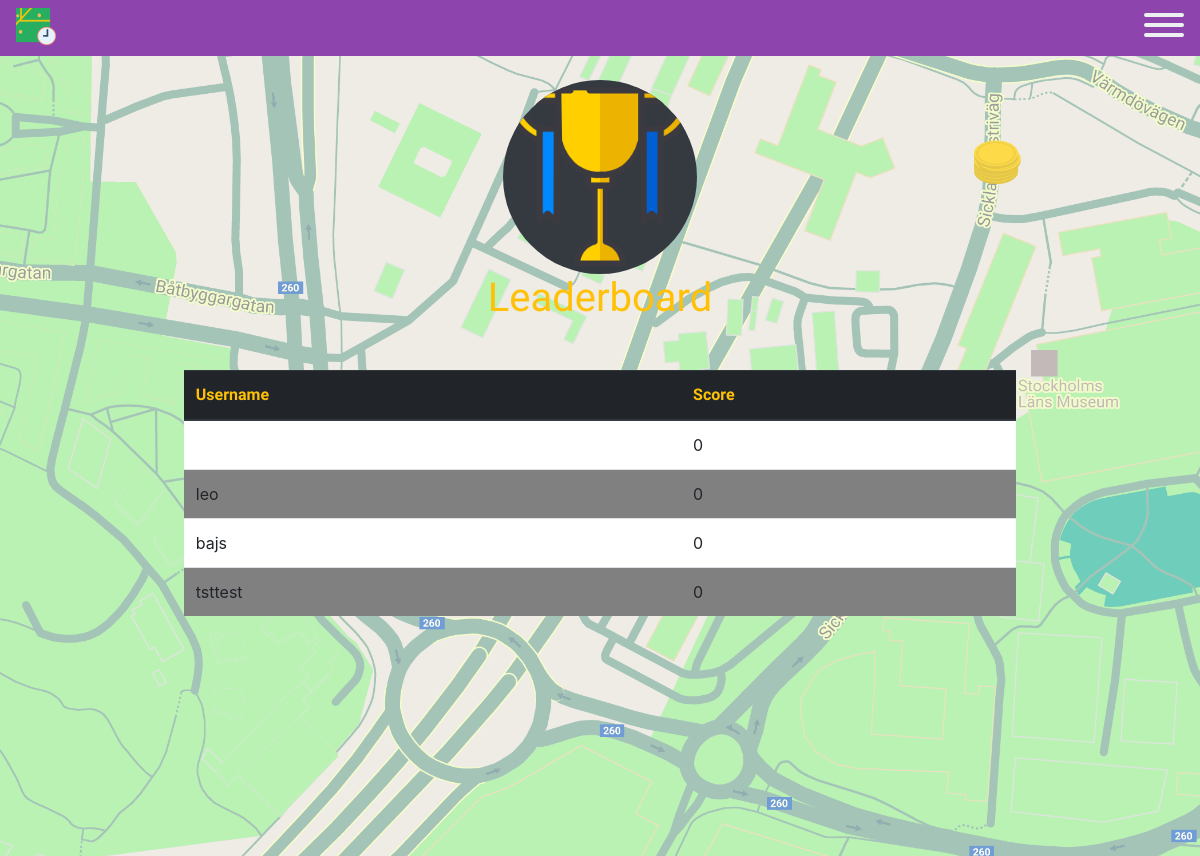
Page /LoggedIn/leaderboard.php on the earlier database version.
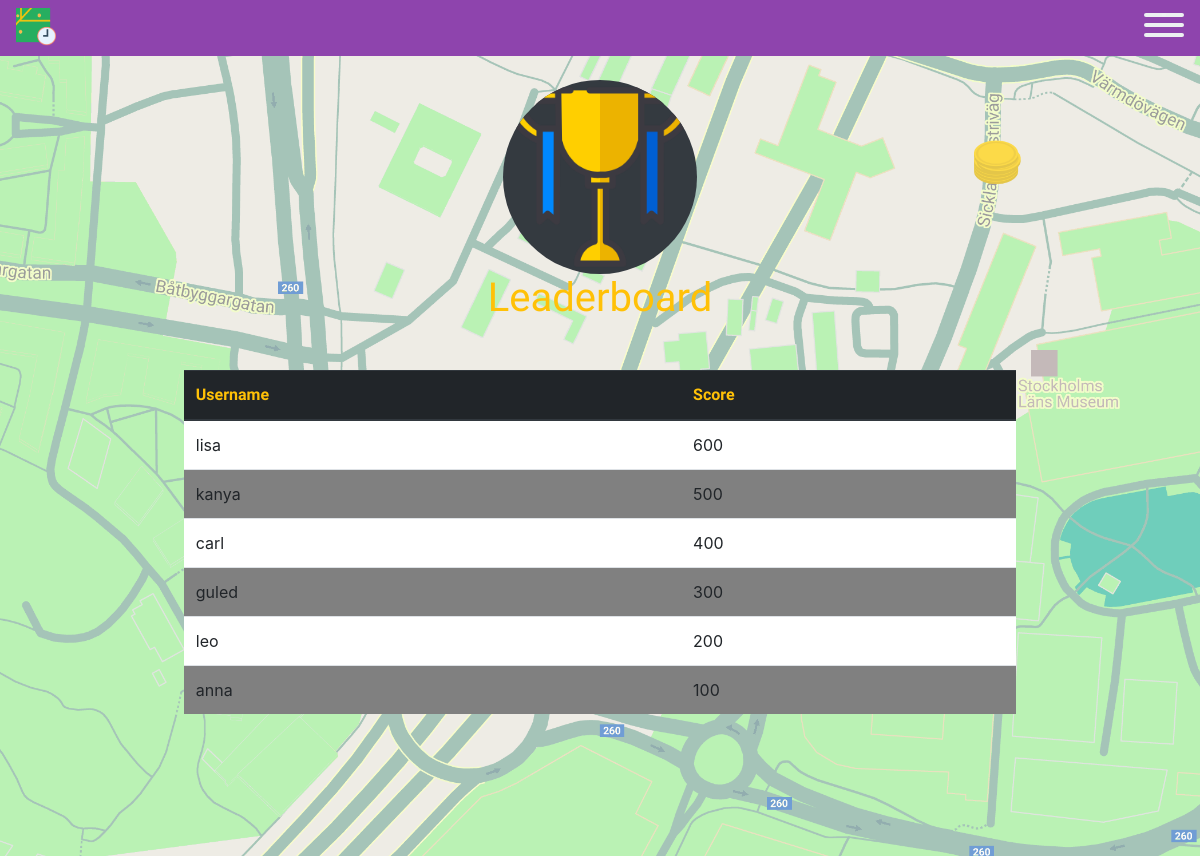
Same page on the later database version.
### tables this page shows
CREATE TABLE `accounts` (
  `ID` int(11) NOT NULL,
  `Username` varchar(15) NOT NULL,
  `Password` int(11) NOT NULL,
  `Score` int(11) NOT NULL
);

### LoggedIn/leaderboard.php (the view, shortened to what this page needs)
<!doctype html>
<html lang="en">
  <head>
    <link rel="stylesheet" href="https://maxcdn.bootstrapcdn.com/bootstrap/4.0.0/css/bootstrap.min.css">
    <link href="../css/offcanvas.css" rel="stylesheet">
    <link href="../css/hamburgers.css" rel="stylesheet">
    <link href="../css/profile.css" rel="stylesheet" >
  </head>
        <body class="bg-light">
          <nav class="navbar fixed-top navbar-dark bg-dark bg-own ">
            <a class="navbar-brand" href="#">
            <img src="../img/logo.png" width="40" height="40" alt="">
          </a>
            <button class="hamburger hamburger--slider navbar-toggler p-0 border-0" type="button" data-toggle="offcanvas">
              <span class="hamburger-box">
              <span class="hamburger-inner navbar-toggler-icon"></span>
              </span>
            </button>
          </nav>
          <section class="index__profile vh-100  leader-cover p-0">
          <div class="transparent pt-4">
                <img src="../img/trophy.png" alt="game-avatar" class=" rounded mx-auto d-block h-25 bg-dark rounded-circle" >
                <h1 class="text-warning text-center title">Leaderboard</h1>
<div class = "container">
<table class="table bg-white w-75 mt-5 mx-auto rounded">
  <thead class="thead-dark rounded">
    <tr>
      <th class="title text-warning" scope="col">Username</th>
      <th class="title text-warning" scope="col">Score</th>
    </tr>
  </thead>
     <?php
        $conn = mysqli_connect("localhost", "root", "", "catchcoins");
        $sql = "SELECT Username, Score FROM accounts ORDER BY Score DESC";
        $result = $conn->query($sql);
        if ($result->num_rows > 0) {
         while($row = $result->fetch_assoc()) {
          echo "<tr><td>" .
            $row["Username"] . "</td><td>" .
            $row["Score"] . "</td></tr>";
          }
        echo "</table>";
        } else { echo "0 results"; }
      ?>
</div>
</div>
    </section>
  </body>
</html>

### css/offcanvas.css (style rules this page uses)
html, body { overflow-x: hidden; }
body { padding-top: 56px; }

### css/hamburgers.css (style rules this page uses)
.hamburger { padding: 15px 15px; display: inline-block; cursor: pointer; transition-property: opacity, filter; transition-duration: 0.15s; transition-timing-function: linear; font: inherit; color: inherit; text-transform: none; background-color: transparent; border: 0; margin: 0; overflow: visible; }
.hamburger-box { width: 40px; height: 24px; display: inline-block; position: relative; }
.hamburger-inner { display: block; top: 50%; margin-top: -2px; }
.hamburger-inner, .hamburger-inner::before, .hamburger-inner::after { width: 40px; height: 4px; background-color: #000; border-radius: 4px; position: absolute; transition-property: transform; transition-duration: 0.15s; transition-timing-function: ease; }
.hamburger-inner::before, .hamburger-inner::after { content: ""; display: block; }
.hamburger-inner::before { top: -10px; }
.hamburger-inner::after { bottom: -10px; }
.hamburger--slider .hamburger-inner { top: 2px; }
.hamburger--slider .hamburger-inner::before { top: 10px; transition-property: transform, opacity; transition-timing-function: ease; transition-duration: 0.15s; }
.hamburger--slider .hamburger-inner::after { top: 20px; }
.hamburger-inner, .hamburger-inner::before, .hamburger-inner::after { width: 40px; height: 4px; background-color: #ecf0f1; border-radius: 4px; position: absolute; transition-property: transform; transition-duration: 0.15s; transition-timing-function: ease; }

### css/profile.css (style rules this page uses)
.vh-100 { height: 100vh !important; }
:root { --green: #27ae60; --yellow: #f1c40f; --grey: #ecf0f1; --black:#292929; }

### LoggedIn/leaderboard.php (style rules this page uses)
a { font-family: 'Varela Round', sans-serif; font-size: 40px; }
.bg-own { background: #8e44ad !important; }
.navbar-brand { display: inline-block; padding-top: 0rem; padding-bottom: 0rem; margin-right: 1rem; font-size: 1.25rem; line-height: inherit; white-space: nowrap; }
tr:nth-child(even) { background-color: gray; }
.title { font-family: "Varela round"; }
.leader-cover { background-image: url("../img/background-cover2.jpg"); background-size: cover; }
.transparent { width: 100%; height: 100%; background: rgba(245, 245, 245, 0.295) }

Differences in the rows shown:
added accounts: Username "lisa", Score "600"
added accounts: Username "kanya", Score "500"
changed accounts: Username "tsttest" → "carl"; Score "0" → "400"; moves up the list
changed accounts: Username "bajs" → "guled"; Score "0" → "300"; moves up the list
changed accounts "leo": Score "0" → "200"; moves down the list
changed accounts: Username (not shown) → "anna"; Score "0" → "100"
